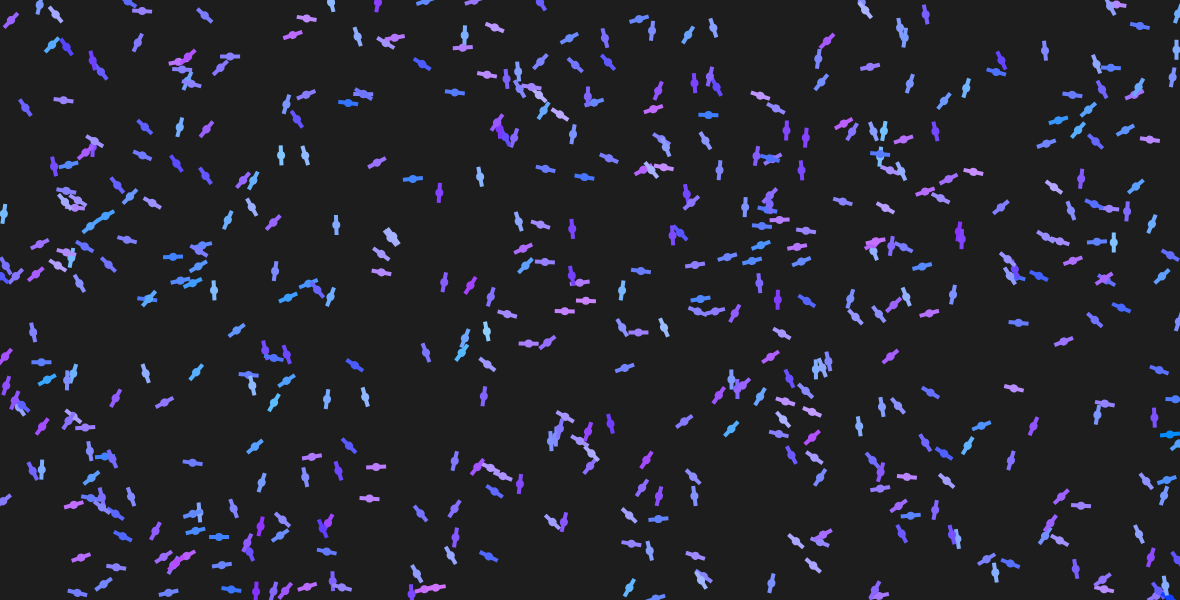
Frame 1 (no input)
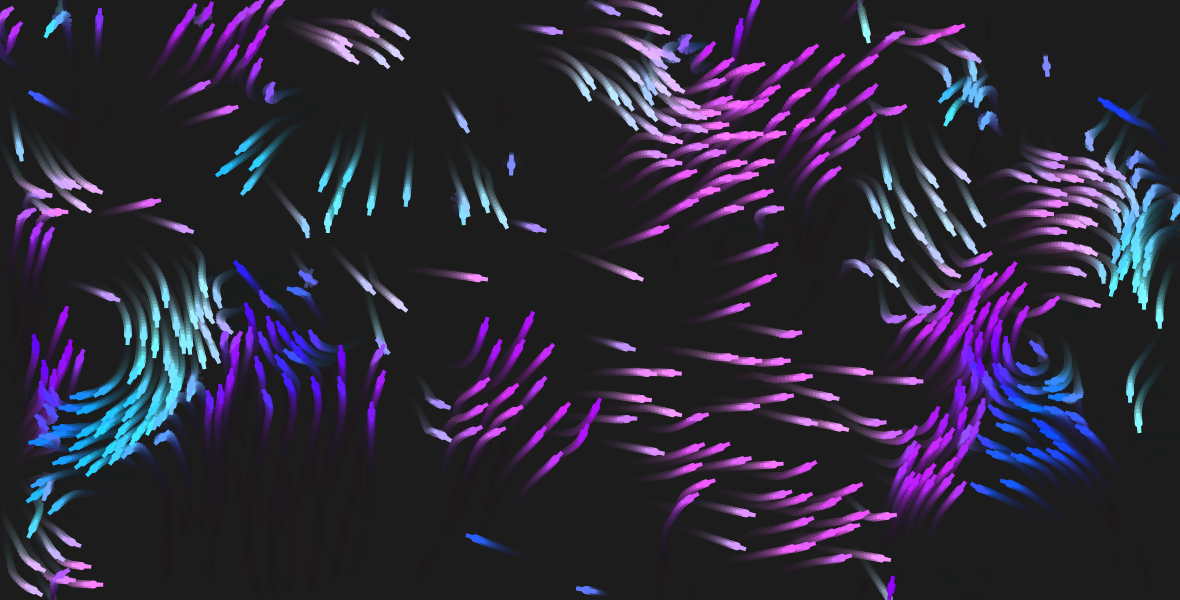
Frame 60 (no input)
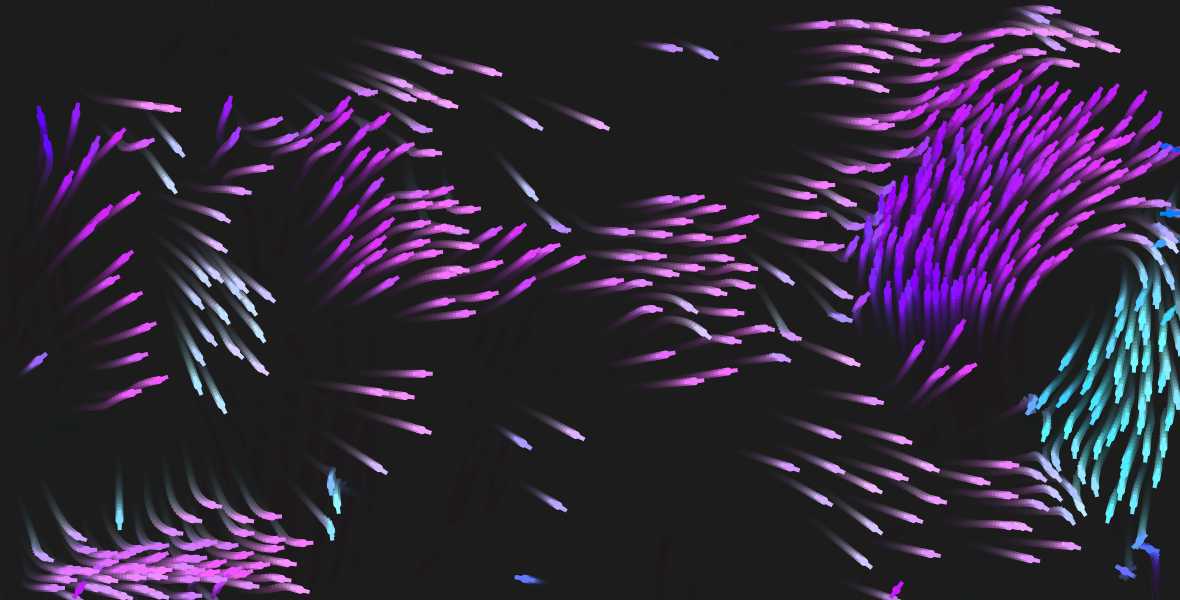
Frame 120 (the mouse pressed at the canvas centre since frame 60)

The p5.js sketch that drew these frames (run headless with seeded random() and noise() and a simulated clock; from frame 60 on, the mouse is pressed at the canvas centre):

// p5.js sketch
// ── sketch.js
let boidsPopulationSize = innerWidth < 580 ? 100 : 500;
const maxPopulationSize = innerWidth < 580 ? 500 : 1000;
let boids = [];

let populationSizeSlider,
  alignmentSlider,
  cohesionSlider,
  separationSlider,
  quadTreeTransparencySlider;

let quadTree,
  quadTreeCapacity = 4,
  povBoid;

function setup() {
  createCanvas(windowWidth - 20, windowHeight * 0.6);
  background(30);

  // SLIDERS:
  populationSizeSlider = createSlider(
    10,
    maxPopulationSize,
    boidsPopulationSize,
    10
  );
  populationSizeSlider.style("width", "270px");

  alignmentSlider = createSlider(0, 2, 1, 0.1);
  alignmentSlider.style("width", "270px");

  cohesionSlider = createSlider(0, 2, 0.5, 0.1);
  cohesionSlider.style("width", "270px");

  separationSlider = createSlider(0, 2, 1, 0.1);
  separationSlider.style("width", "270px");

  quadTreeTransparencySlider = createSlider(0, 255, 0, 5);
  quadTreeTransparencySlider.style("width", "270px");

  // Quad Tree:
  const boundary = new Rectangle(width / 2, height / 2, width / 2, height / 2);
  quadTree = new QuadTree(boundary, quadTreeCapacity);

  // generate boids:
  boids = [];
  for (let i = 0; i < boidsPopulationSize; i++) {
    const boid = new Boid();
    boids.push(boid);
    quadTree.insert(boid);
  }
}

function draw() {
  background(30, 50);

  // reassess population size:
  if (populationSizeSlider.value() !== boidsPopulationSize) {
    boidsPopulationSize = populationSizeSlider.value();
    boids = [];
    for (let i = 0; i < boidsPopulationSize; i++) {
      const boid = new Boid();
      boids.push(boid);
      quadTree.insert(boid);
    }
  }

  // create next quadTree:
  const boundary = new Rectangle(width / 2, height / 2, width / 2, height / 2);
  const nextQuadTree = new QuadTree(boundary, quadTreeCapacity);

  for (let boid of boids) {
    const range = new Rectangle(
      boid.position.x,
      boid.position.y,
      boid.perceptionRadius,
      boid.perceptionRadius
    );
    const neighbors = quadTree.query(range);

    boid.update(neighbors);
    map(quadTreeTransparencySlider.value(), 0, 255, 255, 0) && boid.draw();

    nextQuadTree.insert(boid);
  }
  quadTreeTransparencySlider.value() &&
    nextQuadTree.draw(quadTreeTransparencySlider.value());

  quadTree = nextQuadTree;

  // fun:
  // const r = new Rectangle(mouseX, mouseY, 100, 100);
  // r.draw();
  // const bArr = quadTree.query(r);
  // bArr.forEach((b) => b.spectate());
}

// ── Boid.js
class Boid {
  constructor() {
    this.perceptionRadius = 30;
    this.radius = 4;
    this.maxSpeed = 4;
    this.maxForce = 0.4;
    this.position = createVector(random(width), random(height));
    this.velocity = p5.Vector.random2D();
    this.acceleration = p5.Vector.random2D();
  }

  update(snapshot) {
    // calculate flocking force:
    const flockingForce = this.calculateFlockingForce(snapshot);
    flockingForce.alignmentForce.limit(this.maxForce);
    flockingForce.cohesionForce.limit(this.maxForce);
    flockingForce.separationForce.limit(this.maxForce);

    // scale by slider value:
    flockingForce.alignmentForce.mult(alignmentSlider.value());
    flockingForce.cohesionForce.mult(cohesionSlider.value());
    flockingForce.separationForce.mult(separationSlider.value());

    this.acceleration.add(flockingForce.alignmentForce);
    this.acceleration.add(flockingForce.cohesionForce);
    this.acceleration.add(flockingForce.separationForce);

    this.position.add(this.velocity);
    this.velocity.add(this.acceleration);
    this.acceleration.mult(0);
    this.connectEdges();
  }

  draw() {
    push();
    translate(this.position.x, this.position.y);
    rotate(this.velocity.heading());

    const color = [
      map(this.velocity.x, -this.maxSpeed, this.maxSpeed, 0, 255),
      map(this.velocity.y, -this.maxSpeed, this.maxSpeed, 0, 255),
      255,
      map(quadTreeTransparencySlider.value(), 0, 255, 255, 0),
    ];
    fill(color);

    let r = this.radius;
    noStroke();

    ellipse(0, 0, r * 2, r * 2);
    rectMode(CENTER);
    rect(0, 0, r * 5, r);
    pop();
  }

  spectate() {
    push();
    translate(this.position.x, this.position.y);
    rotate(this.velocity.heading());

    fill(51, 255, 151);

    let r = this.radius * 1.25;
    noStroke();

    ellipse(0, 0, r * 2, r * 2);
    rectMode(CENTER);
    rect(0, 0, r * 5, r);
    pop();
  }

  drawPerceptionRadius() {
    noFill();
    stroke(255, 0, 0);
    ellipse(
      this.position.x,
      this.position.y,
      this.perceptionRadius * 2,
      this.perceptionRadius * 2
    );
  }

  connectEdges() {
    if (this.position.x > width) {
      this.position.x = width - 10;
      this.velocity.x *= -this.maxSpeed;
    } else if (this.position.x < 0) {
      this.position.x = 10;
      this.velocity.x *= -this.maxSpeed;
    }

    if (this.position.y > height) {
      this.position.y = height - 10;
      this.velocity.y *= -this.maxSpeed;
    } else if (this.position.y < 0) {
      this.position.y = 10;
      this.velocity.y *= -this.maxSpeed;
    }

    this.velocity.limit(this.maxSpeed);
  }

  calculateFlockingForce(snapshot) {
    let flockingForce = {
      alignmentForce: createVector(),
      cohesionForce: createVector(),
      separationForce: createVector(),
    };
    let totalBoidsInPerceptionRadius = 0;

    // align:
    const totalVelocity = createVector();

    // cohesion:
    const totalPosition = createVector();

    // separation:
    const totalForce = createVector();

    for (let boid of snapshot) {
      const distance = this.position.dist(boid.position);

      if (distance < this.perceptionRadius && boid !== this) {
        totalBoidsInPerceptionRadius++;

        // align:
        totalVelocity.add(boid.velocity);

        // cohesion:
        totalPosition.add(boid.position);

        // separation:
        // opposite vector:
        const difference = p5.Vector.sub(this.position, boid.position);
        // inversely proportionate:
        difference.div(distance <= 1 ? 1 : distance);

        totalForce.add(difference);
      }
    }

    ///////////////// wall separation:
    const wallSeq = [
      [0, this.position.y],
      [this.position.x, 0],
      [width, this.position.y],
      [this.position.x, height],
    ];

    for (let wall of wallSeq) {
      let wallVec = createVector(...wall);
      let d = p5.Vector.dist(wallVec, this.position);
      if (d < this.perceptionRadius) {
        // extra separation:
        // opposite vector:
        const difference = p5.Vector.sub(this.position, wallVec);
        // inversely proportionate:
        difference.div(d <= 1 ? 1 : d);

        totalForce.add(difference);
      }
    }
    //////////////////////////////////

    if (totalBoidsInPerceptionRadius > 0) {
      // align:
      // average or desired velocity:
      const avgVelocity = p5.Vector.div(
        totalVelocity,
        totalBoidsInPerceptionRadius
      );
      avgVelocity.setMag(this.maxSpeed);

      const alignmentSteeringForce = p5.Vector.sub(avgVelocity, this.velocity);

      flockingForce.alignmentForce = alignmentSteeringForce;

      // cohesion:
      // average or desired position:
      const avgPosition = p5.Vector.div(
        totalPosition,
        totalBoidsInPerceptionRadius
      );

      const desiredVelocity = p5.Vector.sub(avgPosition, this.position);
      desiredVelocity.setMag(this.maxSpeed);

      const cohesionSteeringForce = p5.Vector.sub(
        desiredVelocity,
        this.velocity
      );

      flockingForce.cohesionForce = cohesionSteeringForce;

      // separation:
      // average or desired force:
      const avgForce = p5.Vector.div(totalForce, totalBoidsInPerceptionRadius);
      avgForce.setMag(this.maxSpeed);

      const separationSteeringForce = p5.Vector.sub(avgForce, this.velocity);

      flockingForce.separationForce = separationSteeringForce;
    }
    return flockingForce;
  }
}

// ── quadTree.js
class Rectangle {
  constructor(x, y, w, h) {
    this.x = x;
    this.y = y;
    this.w = w;
    this.h = h;
    this.color = [51, 255, 149];
  }

  draw(alpha = 255, color = null) {
    noFill();
    fill(...this.color, alpha / 50);
    if (color) {
      stroke(...color, alpha);
    } else stroke(...this.color, alpha);
    rectMode(CENTER);
    rect(this.x, this.y, this.w * 2, this.h * 2);
  }

  contains(element) {
    return (
      element.position.x >= this.x - this.w &&
      element.position.x <= this.x + this.w &&
      element.position.y >= this.y - this.h &&
      element.position.y <= this.y + this.h
    );
  }

  intersects(rect) {
    return !(
      rect.x - rect.w >= this.x + this.w ||
      rect.x + rect.w <= this.x - this.w ||
      rect.y - rect.h >= this.y + this.h ||
      rect.y + rect.h <= this.y - this.h
    );
  }
}

class QuadTree {
  constructor(boundary, capacity) {
    this.boundary = boundary;
    this.capacity = capacity;
    this.isDivided = false;
    this.elements = [];
  }

  draw(alpha) {
    this.boundary.draw(alpha);

    if (this.isDivided) {
      this.topRight.draw(alpha);
      this.topLeft.draw(alpha);
      this.bottomRight.draw(alpha);
      this.bottomLeft.draw(alpha);
    }
  }

  insert(element) {
    if (!this.boundary.contains(element)) {
      return false;
    }

    if (this.elements.length < this.capacity) {
      this.elements.push(element);
      return true;
    } else {
      if (!this.isDivided) {
        this.subDivide();
      }

      //   if (this.topRight.insert(element)) return true;
      //   else if (this.topLeft.insert(element)) return true;
      //   else if (this.bottomRight.insert(element)) return true;
      //   else if (this.bottomLeft.insert(element)) return true;

      this.topRight.insert(element) ||
        this.topLeft.insert(element) ||
        this.bottomRight.insert(element) ||
        this.bottomLeft.insert(element);
    }
  }

  subDivide() {
    const x = this.boundary.x;
    const y = this.boundary.y;
    const w = this.boundary.w / 2;
    const h = this.boundary.h / 2;

    this.topRight = new QuadTree(
      new Rectangle(x + w, y - h, w, h),
      this.capacity
    );
    this.topLeft = new QuadTree(
      new Rectangle(x - w, y - h, w, h),
      this.capacity
    );
    this.bottomRight = new QuadTree(
      new Rectangle(x + w, y + h, w, h),
      this.capacity
    );
    this.bottomLeft = new QuadTree(
      new Rectangle(x - w, y + h, w, h),
      this.capacity
    );

    this.isDivided = true;
  }

  query(range, res = []) {
    if (!this.boundary.intersects(range)) {
      return res;
    }

    for (let element of this.elements) {
      if (range.contains(element)) {
        res.push(element);
      }
    }

    if (this.isDivided) {
      this.topRight.query(range, res);
      this.topLeft.query(range, res);
      this.bottomRight.query(range, res);
      this.bottomLeft.query(range, res);
    }

    return res;
  }
}

// ── style.css
html,
body {
  margin: 0;
  padding: 0;
}

body {
  background-color: rgba(200, 200, 255);
  height: 100vh;
  display: flex;
  flex-direction: column;
  align-items: center;
  justify-content: flex-start;
  gap: 4px;
  margin-top: 10px;
  overflow: hidden;
}

h1,
a {
  color: #121212;
  font-family: monospace, sans-serif;
  font-size: 4vh;
  text-align: center;
  font-weight: bold;
  margin: 0;
  padding: 0;
  margin-bottom: 10px;
}

canvas {
  display: block;
  box-shadow: 0 10px 10px rgba(0, 0, 0, 0.25);
  border-radius: 4px;
  margin-bottom: 20px;
}
